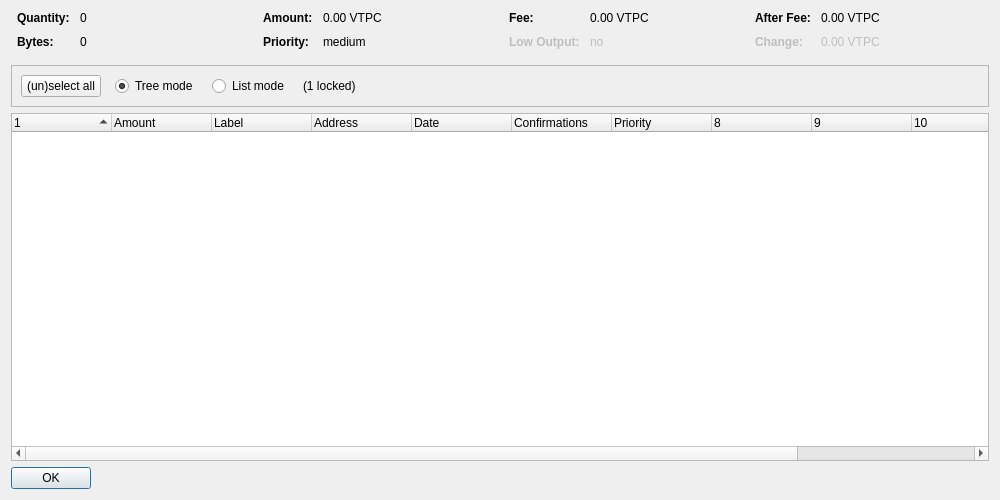
<?xml version="1.0" encoding="UTF-8"?>
<ui version="4.0">
 <class>CoinControlDialog</class>
 <widget class="QDialog" name="CoinControlDialog">
  <property name="geometry">
   <rect>
    <x>0</x>
    <y>0</y>
    <width>1000</width>
    <height>500</height>
   </rect>
  </property>
  <property name="windowTitle">
   <string>Coin Control Address Selection</string>
  </property>
  <layout class="QVBoxLayout" name="verticalLayout">
   <item>
    <layout class="QHBoxLayout" name="horizontalLayoutTop" stretch="0,0,0,0">
     <property name="topMargin">
      <number>0</number>
     </property>
     <property name="bottomMargin">
      <number>10</number>
     </property>
     <item>
      <layout class="QFormLayout" name="formLayoutCoinControl1">
       <property name="horizontalSpacing">
        <number>10</number>
       </property>
       <property name="verticalSpacing">
        <number>10</number>
       </property>
       <property name="leftMargin">
        <number>6</number>
       </property>
       <property name="rightMargin">
        <number>6</number>
       </property>
       <item row="0" column="0">
        <widget class="QLabel" name="labelCoinControlQuantityText">
         <property name="font">
          <font>
           <weight>75</weight>
           <bold>true</bold>
          </font>
         </property>
         <property name="text">
          <string>Quantity:</string>
         </property>
        </widget>
       </item>
       <item row="0" column="1">
        <widget class="QLabel" name="labelCoinControlQuantity">
         <property name="cursor">
          <cursorShape>IBeamCursor</cursorShape>
         </property>
         <property name="contextMenuPolicy">
          <enum>Qt::ActionsContextMenu</enum>
         </property>
         <property name="text">
          <string notr="true">0</string>
         </property>
         <property name="textInteractionFlags">
          <set>Qt::LinksAccessibleByMouse|Qt::TextSelectableByKeyboard|Qt::TextSelectableByMouse</set>
         </property>
        </widget>
       </item>
       <item row="1" column="0">
        <widget class="QLabel" name="labelCoinControlBytesText">
         <property name="font">
          <font>
           <weight>75</weight>
           <bold>true</bold>
          </font>
         </property>
         <property name="text">
          <string>Bytes:</string>
         </property>
        </widget>
       </item>
       <item row="1" column="1">
        <widget class="QLabel" name="labelCoinControlBytes">
         <property name="cursor">
          <cursorShape>IBeamCursor</cursorShape>
         </property>
         <property name="contextMenuPolicy">
          <enum>Qt::ActionsContextMenu</enum>
         </property>
         <property name="text">
          <string notr="true">0</string>
         </property>
         <property name="textInteractionFlags">
          <set>Qt::LinksAccessibleByMouse|Qt::TextSelectableByKeyboard|Qt::TextSelectableByMouse</set>
         </property>
        </widget>
       </item>
      </layout>
     </item>
     <item>
      <layout class="QFormLayout" name="formLayoutCoinControl2">
       <property name="horizontalSpacing">
        <number>10</number>
       </property>
       <property name="verticalSpacing">
        <number>10</number>
       </property>
       <property name="leftMargin">
        <number>6</number>
       </property>
       <property name="rightMargin">
        <number>6</number>
       </property>
       <item row="0" column="0">
        <widget class="QLabel" name="labelCoinControlAmountText">
         <property name="font">
          <font>
           <weight>75</weight>
           <bold>true</bold>
          </font>
         </property>
         <property name="text">
          <string>Amount:</string>
         </property>
        </widget>
       </item>
       <item row="0" column="1">
        <widget class="QLabel" name="labelCoinControlAmount">
         <property name="cursor">
          <cursorShape>IBeamCursor</cursorShape>
         </property>
         <property name="contextMenuPolicy">
          <enum>Qt::ActionsContextMenu</enum>
         </property>
         <property name="text">
          <string notr="true">0.00 VTPC</string>
         </property>
         <property name="textInteractionFlags">
          <set>Qt::LinksAccessibleByMouse|Qt::TextSelectableByKeyboard|Qt::TextSelectableByMouse</set>
         </property>
        </widget>
       </item>
       <item row="1" column="0">
        <widget class="QLabel" name="labelCoinControlPriorityText">
         <property name="font">
          <font>
           <weight>75</weight>
           <bold>true</bold>
          </font>
         </property>
         <property name="text">
          <string>Priority:</string>
         </property>
        </widget>
       </item>
       <item row="1" column="1">
        <widget class="QLabel" name="labelCoinControlPriority">
         <property name="cursor">
          <cursorShape>IBeamCursor</cursorShape>
         </property>
         <property name="contextMenuPolicy">
          <enum>Qt::ActionsContextMenu</enum>
         </property>
         <property name="text">
          <string notr="true">medium</string>
         </property>
         <property name="textInteractionFlags">
          <set>Qt::LinksAccessibleByMouse|Qt::TextSelectableByKeyboard|Qt::TextSelectableByMouse</set>
         </property>
        </widget>
       </item>
      </layout>
     </item>
     <item>
      <layout class="QFormLayout" name="formLayoutCoinControl3">
       <property name="horizontalSpacing">
        <number>10</number>
       </property>
       <property name="verticalSpacing">
        <number>10</number>
       </property>
       <property name="leftMargin">
        <number>6</number>
       </property>
       <property name="rightMargin">
        <number>6</number>
       </property>
       <item row="0" column="0">
        <widget class="QLabel" name="labelCoinControlFeeText">
         <property name="font">
          <font>
           <weight>75</weight>
           <bold>true</bold>
          </font>
         </property>
         <property name="text">
          <string>Fee:</string>
         </property>
        </widget>
       </item>
       <item row="0" column="1">
        <widget class="QLabel" name="labelCoinControlFee">
         <property name="cursor">
          <cursorShape>IBeamCursor</cursorShape>
         </property>
         <property name="contextMenuPolicy">
          <enum>Qt::ActionsContextMenu</enum>
         </property>
         <property name="text">
          <string notr="true">0.00 VTPC</string>
         </property>
         <property name="textInteractionFlags">
          <set>Qt::LinksAccessibleByMouse|Qt::TextSelectableByKeyboard|Qt::TextSelectableByMouse</set>
         </property>
        </widget>
       </item>
       <item row="1" column="0">
        <widget class="QLabel" name="labelCoinControlLowOutputText">
         <property name="enabled">
          <bool>false</bool>
         </property>
         <property name="font">
          <font>
           <weight>75</weight>
           <bold>true</bold>
          </font>
         </property>
         <property name="text">
          <string>Low Output:</string>
         </property>
        </widget>
       </item>
       <item row="1" column="1">
        <widget class="QLabel" name="labelCoinControlLowOutput">
         <property name="enabled">
          <bool>false</bool>
         </property>
         <property name="cursor">
          <cursorShape>IBeamCursor</cursorShape>
         </property>
         <property name="contextMenuPolicy">
          <enum>Qt::ActionsContextMenu</enum>
         </property>
         <property name="text">
          <string notr="true">no</string>
         </property>
         <property name="textInteractionFlags">
          <set>Qt::LinksAccessibleByMouse|Qt::TextSelectableByKeyboard|Qt::TextSelectableByMouse</set>
         </property>
        </widget>
       </item>
      </layout>
     </item>
     <item>
      <layout class="QFormLayout" name="formLayoutCoinControl4">
       <property name="horizontalSpacing">
        <number>10</number>
       </property>
       <property name="verticalSpacing">
        <number>10</number>
       </property>
       <property name="leftMargin">
        <number>6</number>
       </property>
       <property name="rightMargin">
        <number>6</number>
       </property>
       <item row="0" column="0">
        <widget class="QLabel" name="labelCoinControlAfterFeeText">
         <property name="font">
          <font>
           <weight>75</weight>
           <bold>true</bold>
          </font>
         </property>
         <property name="text">
          <string>After Fee:</string>
         </property>
        </widget>
       </item>
       <item row="0" column="1">
        <widget class="QLabel" name="labelCoinControlAfterFee">
         <property name="cursor">
          <cursorShape>IBeamCursor</cursorShape>
         </property>
         <property name="contextMenuPolicy">
          <enum>Qt::ActionsContextMenu</enum>
         </property>
         <property name="text">
          <string notr="true">0.00 VTPC</string>
         </property>
         <property name="textInteractionFlags">
          <set>Qt::LinksAccessibleByMouse|Qt::TextSelectableByKeyboard|Qt::TextSelectableByMouse</set>
         </property>
        </widget>
       </item>
       <item row="1" column="0">
        <widget class="QLabel" name="labelCoinControlChangeText">
         <property name="enabled">
          <bool>false</bool>
         </property>
         <property name="font">
          <font>
           <weight>75</weight>
           <bold>true</bold>
          </font>
         </property>
         <property name="text">
          <string>Change:</string>
         </property>
        </widget>
       </item>
       <item row="1" column="1">
        <widget class="QLabel" name="labelCoinControlChange">
         <property name="enabled">
          <bool>false</bool>
         </property>
         <property name="cursor">
          <cursorShape>IBeamCursor</cursorShape>
         </property>
         <property name="contextMenuPolicy">
          <enum>Qt::ActionsContextMenu</enum>
         </property>
         <property name="text">
          <string notr="true">0.00 VTPC</string>
         </property>
         <property name="textInteractionFlags">
          <set>Qt::LinksAccessibleByMouse|Qt::TextSelectableByKeyboard|Qt::TextSelectableByMouse</set>
         </property>
        </widget>
       </item>
      </layout>
     </item>
    </layout>
   </item>
   <item>
    <widget class="QFrame" name="frame">
     <property name="minimumSize">
      <size>
       <width>0</width>
       <height>40</height>
      </size>
     </property>
     <property name="frameShape">
      <enum>QFrame::StyledPanel</enum>
     </property>
     <property name="frameShadow">
      <enum>QFrame::Sunken</enum>
     </property>
     <layout class="QHBoxLayout" name="horizontalLayout">
      <item>
       <layout class="QHBoxLayout" name="horizontalLayoutPanel" stretch="0,0,0,0,0">
        <property name="spacing">
         <number>14</number>
        </property>
        <item>
         <widget class="QPushButton" name="pushButtonSelectAll">
          <property name="sizePolicy">
           <sizepolicy hsizetype="Maximum" vsizetype="Fixed">
            <horstretch>0</horstretch>
            <verstretch>0</verstretch>
           </sizepolicy>
          </property>
          <property name="text">
           <string>(un)select all</string>
          </property>
         </widget>
        </item>
        <item>
         <widget class="QRadioButton" name="radioTreeMode">
          <property name="sizePolicy">
           <sizepolicy hsizetype="Maximum" vsizetype="Fixed">
            <horstretch>0</horstretch>
            <verstretch>0</verstretch>
           </sizepolicy>
          </property>
          <property name="text">
           <string>Tree mode</string>
          </property>
          <property name="checked">
           <bool>true</bool>
          </property>
         </widget>
        </item>
        <item>
         <widget class="QRadioButton" name="radioListMode">
          <property name="sizePolicy">
           <sizepolicy hsizetype="Maximum" vsizetype="Fixed">
            <horstretch>0</horstretch>
            <verstretch>0</verstretch>
           </sizepolicy>
          </property>
          <property name="text">
           <string>List mode</string>
          </property>
         </widget>
        </item>
        <item>
         <widget class="QLabel" name="labelLocked">
          <property name="text">
           <string notr="true">(1 locked)</string>
          </property>
         </widget>
        </item>
        <item>
         <spacer name="horizontalSpacer">
          <property name="orientation">
           <enum>Qt::Horizontal</enum>
          </property>
          <property name="sizeHint" stdset="0">
           <size>
            <width>40</width>
            <height>20</height>
           </size>
          </property>
         </spacer>
        </item>
       </layout>
      </item>
     </layout>
    </widget>
   </item>
   <item>
    <widget class="CoinControlTreeWidget" name="treeWidget">
     <property name="contextMenuPolicy">
      <enum>Qt::CustomContextMenu</enum>
     </property>
     <property name="sortingEnabled">
      <bool>false</bool>
     </property>
     <property name="columnCount">
      <number>12</number>
     </property>
     <attribute name="headerShowSortIndicator" stdset="0">
      <bool>true</bool>
     </attribute>
     <attribute name="headerStretchLastSection">
      <bool>false</bool>
     </attribute>
     <column>
      <property name="text">
       <string/>
      </property>
     </column>
     <column>
      <property name="text">
       <string>Amount</string>
      </property>
     </column>
     <column>
      <property name="text">
       <string notr="true">Label</string>
      </property>
     </column>
     <column>
      <property name="text">
       <string>Address</string>
      </property>
     </column>
     <column>
      <property name="text">
       <string>Date</string>
      </property>
     </column>
     <column>
      <property name="text">
       <string>Confirmations</string>
      </property>
      <property name="toolTip">
       <string>Confirmed</string>
      </property>
     </column>
     <column>
      <property name="text">
       <string>Priority</string>
      </property>
     </column>
     <column>
      <property name="text">
       <string/>
      </property>
     </column>
     <column>
      <property name="text">
       <string/>
      </property>
     </column>
     <column>
      <property name="text">
       <string/>
      </property>
     </column>
     <column>
      <property name="text">
       <string/>
      </property>
     </column>
     <column>
      <property name="text">
       <string/>
      </property>
     </column>
    </widget>
   </item>
   <item>
    <widget class="QDialogButtonBox" name="buttonBox">
     <property name="sizePolicy">
      <sizepolicy hsizetype="Maximum" vsizetype="Fixed">
       <horstretch>0</horstretch>
       <verstretch>0</verstretch>
      </sizepolicy>
     </property>
     <property name="orientation">
      <enum>Qt::Horizontal</enum>
     </property>
     <property name="standardButtons">
      <set>QDialogButtonBox::Ok</set>
     </property>
    </widget>
   </item>
  </layout>
 </widget>
 <customwidgets>
  <customwidget>
   <class>CoinControlTreeWidget</class>
   <extends>QTreeWidget</extends>
   <header>coincontroltreewidget.h</header>
  </customwidget>
 </customwidgets>
 <resources/>
 <connections/>
</ui>
